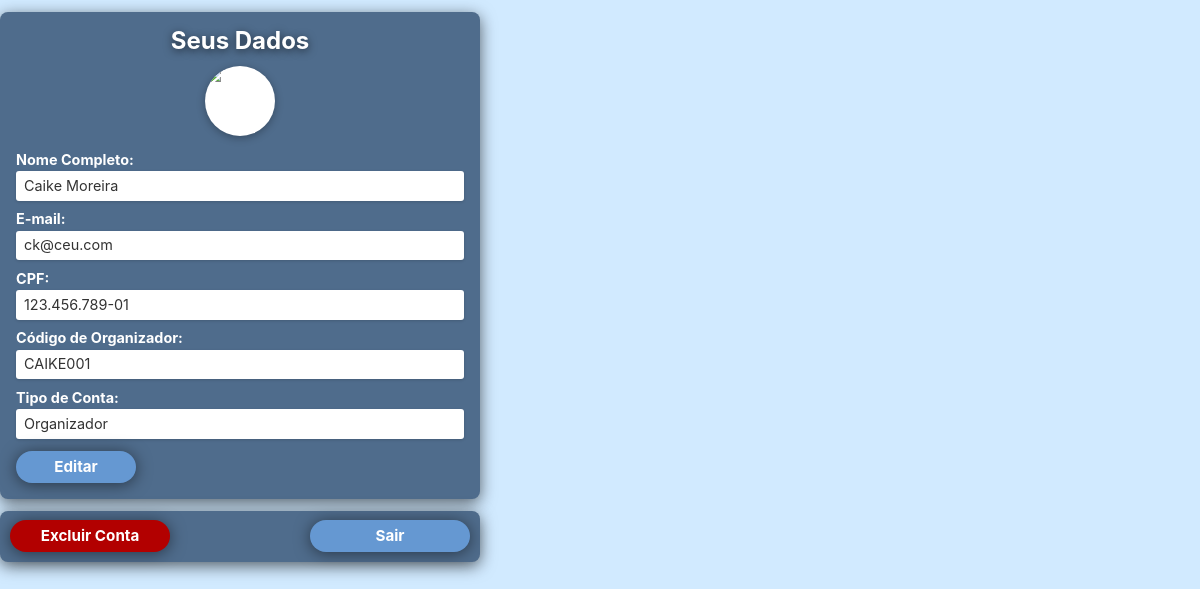
Screenshot of /PaginasParticipante/PerfilParticipante.php (signed in) with the database file from the repository.
### tables this page shows
CREATE TABLE usuario(
    CPF CHAR(11) PRIMARY KEY,
    Nome VARCHAR(100),
    Email VARCHAR(100),
    Senha VARCHAR(255),
    RA CHAR(7) NULL,
    Codigo VARCHAR(8),
    Organizador TINYINT(1) NOT NULL DEFAULT 0,
    TemaSite TINYINT(1) NOT NULL DEFAULT 0,
    FotoPerfil VARCHAR(255) NULL,
    CONSTRAINT chk_codigo_organizador CHECK (
        (Organizador = 0) OR 
        (Organizador = 1 AND Codigo IS NOT NULL)
    ),
    CONSTRAINT chk_tema_site CHECK (TemaSite IN (0,1))
);

### PaginasParticipante/PerfilParticipante.php (the view, shortened to what this page needs)
<?php
require_once '../BancoDados/conexao.php';
$cpfUsuario = $_SESSION['cpf'];
$dadosUsuario = null;
$consultaSQL = "SELECT Nome, Email, CPF, RA, Codigo, Organizador, FotoPerfil FROM usuario WHERE CPF = ?";
$declaracaoPreparada = mysqli_prepare($conexao, $consultaSQL);
if ($declaracaoPreparada) {
    mysqli_stmt_bind_param($declaracaoPreparada, "s", $cpfUsuario);
    mysqli_stmt_execute($declaracaoPreparada);
    $resultadoConsulta = mysqli_stmt_get_result($declaracaoPreparada);
    $dadosUsuario = mysqli_fetch_assoc($resultadoConsulta);
}
$siteRoot = rtrim(dirname(dirname($_SERVER['PHP_SELF'])), '/\\');
$defaultImg = $siteRoot . '/ImagensPerfis/FotodePerfil.webp';
?>
<!DOCTYPE html>
<html lang="pt-br">
<head>
    <link rel="stylesheet" href="../styleGlobal.css" />
    <link rel="stylesheet" href="../styleGlobalMobile.css" media="(max-width: 767px)" />
</head>
<body>
    <div id="main-content">
        <div class="container-perfil">
            <div class="cartao-dados">
                <h1 class="titulo-cartao">Seus Dados</h1>
                <form id="form-perfil-participante" name="perfil_participante" method="post"
                    enctype="multipart/form-data">
                    <div class="avatar-wrapper">
                        <?php
                        $fotoPerfil = $dadosUsuario['FotoPerfil'] ?? null;
                        $caminhoFoto = $fotoPerfil ? ($siteRoot . '/' . htmlspecialchars($fotoPerfil)) : $defaultImg;
                        ?>
                        <img id="avatar-visualizacao" class="avatar" src="<?php echo $caminhoFoto; ?>"
                            alt="Foto de perfil"
                            data-default-src="<?php echo $defaultImg; ?>"
                            data-site-root="<?php echo $siteRoot; ?>"
                            data-tem-foto="<?php echo $fotoPerfil ? '1' : '0'; ?>">
                    </div>
                    <div class="grupo-formulario">
                        <span class="label-formulario">Nome Completo:</span>
                        <div class="controle-formulario campo-nao-editavel"
                            data-tooltip="Para alterar este campo, entre em contato conosco através do Fale Conosco">
                            <span id="name-display">
                                <?php echo htmlspecialchars($dadosUsuario['Nome'] ?? 'Nome não encontrado'); ?>
                            </span>
                        </div>
                    </div>
                    <div class="grupo-formulario">
                        <label for="email-input">E-mail:</label>
                        <div class="controle-formulario">
                            <span id="email-display">
                                <?php echo htmlspecialchars($dadosUsuario['Email'] ?? 'Email não encontrado'); ?>
                            </span>
                        </div>
                    </div>
                    <div class="grupo-formulario">
                        <span class="label-formulario">CPF:</span>
                        <div class="controle-formulario campo-nao-editavel"
                            data-tooltip="Este campo não pode ser alterado">
                            <span id="cpf-display">
                                <?php
                                $cpfFormatado = $dadosUsuario['CPF'] ?? '';
                                if($cpfFormatado) {
                                    echo substr($cpfFormatado, 0, 3) . '.' . substr($cpfFormatado, 3, 3) . '.' . substr($cpfFormatado, 6, 3) . '-' . substr($cpfFormatado, 9, 2);
                                } else {
                                    echo 'CPF não encontrado';
                                }
                            ?>
                            </span>
                        </div>
                    </div>
                    <?php if ($dadosUsuario['Organizador']): ?>
                    <div class="grupo-formulario">
                        <span class="label-formulario">Código de Organizador:</span>
                        <div class="controle-formulario campo-nao-editavel"
                            data-tooltip="Para alterar este campo, entre em contato conosco através do Fale Conosco">
                            <span id="codigo-display">
                                <?php echo htmlspecialchars($dadosUsuario['Codigo'] ?? 'Código não encontrado'); ?>
                            </span>
                        </div>
                    </div>
                    <?php endif; ?>
                    <div class="grupo-formulario">
                        <span class="label-formulario">Tipo de Conta:</span>
                        <div class="controle-formulario campo-nao-editavel"
                            data-tooltip="Este campo não pode ser alterado">
                            <span id="tipo-conta-display">
                                <?php echo ($dadosUsuario['Organizador'] == 1) ? 'Organizador' : 'Participante'; ?>
                            </span>
                        </div>
                    </div>
                    <div class="acoes-formulario">
                        <div class="linha-botoes-principais">
                            <button type="button" class="botao botao-editar" id="btn-editar">Editar</button>
                        </div>
                    </div>
                </form>
            </div>
            <div class="barra-acoes">
                <button type="button" class="botao botao-excluir" id="btn-excluir-conta">Excluir Conta</button>
                <button type="button" class="botao botao-sair"
                    onclick="window.location.href='../PaginasPublicas/Logout.php'">Sair</button>
            </div>
        </div>
    </div>
</body>
</html>

### styleGlobal.css (style rules this page uses)
#main-content { transition: margin-left 0.3s, margin-right 0.3s; margin-left: 0; margin-right: 0; }
html, body { scrollbar-width: thin; scrollbar-color: var(--botao) var(--caixas); overflow-x: hidden; max-width: 100%; }
*, *::before, *::after { box-sizing: border-box; margin: 0; padding: 0; }
body { margin: 0; padding: 0; font-family: 'Inter', sans-serif; background-color: var(--fundo); color: var(--branco); min-height: calc(100dvh - max(env(safe-area-inset-bottom, 0px), var(--ceu-safe-bottom, 0px))); padding-bottom: max(env(safe-area-inset-bottom, 0px), var(--ceu-safe-bottom, 0px)); visibility: visible; opacity: 1; transition: opacity 0.15s ease-in; }
body:not(.js-ready) { overflow: hidden; }
.btn, .botao { border: none; cursor: pointer; border-radius: 1rem !important; box-shadow: 0rem 0.1rem 1rem var(--sombra-leve) !important; transition: transform 0.2s ease, box-shadow 0.2s ease, background-color 0.2s ease !important; will-change: transform !important; }

### styleGlobalMobile.css (style rules this page uses)
@media screen and (min-width: 1025px) { body { display: block !important; justify-content: initial !important; align-items: initial !important; min-height: auto !important; } }
@media screen and (min-width: 1025px) { #main-content { height: auto !important; overflow: visible !important; } }

### PaginasParticipante/PerfilParticipante.php (style rules this page uses)
.container-perfil { width: 30rem; max-width: 100%; display: flex; flex-direction: column; gap: 0.75rem; }
.cartao-dados { background-color: var(--caixas); border-radius: 0.5rem; padding: 1rem; box-shadow: 0 0.25rem 1rem var(--sombra-padrao); }
.avatar-wrapper { display: flex; flex-direction: column; align-items: center; gap: 0.4rem; margin-bottom: 0.5rem; }
.avatar { width: 70px; height: 70px; border-radius: 50%; object-fit: cover; box-shadow: 0 0.125rem 0.5rem rgba(0, 0, 0, .3); background: #fff; }
.titulo-cartao { color: var(--branco); font-weight: 700; font-size: 1.5rem; line-height: 1.1; text-align: center; letter-spacing: 0; text-shadow: 0 0.125rem 0.5rem var(--sombra-padrao); margin-top: 0; margin-bottom: 0.75rem; }
.grupo-formulario { margin-bottom: 0.6rem; }
label { display: block; color: var(--branco); font-weight: 700; font-size: 0.9rem; margin-bottom: 0.2rem; letter-spacing: 0; }
.controle-formulario { background-color: var(--branco); border-radius: 0.1875rem; padding: 0.3rem 0.5rem; font-size: 0.9rem; color: var(--cinza-escuro); width: 100%; line-height: 1.4; border: none; box-shadow: 0 0.0625rem 0.1875rem rgba(0, 0, 0, 0.15); margin-top: 0; margin-bottom: 0; min-height: 1.8rem; display: flex; align-items: center; }
.controle-formulario.campo-nao-editavel { cursor: help; position: relative; }
.acoes-formulario { margin-top: 0.75rem; display: flex; justify-content: center; gap: 0.5rem; flex-direction: column; align-items: center; }
.linha-botoes-principais { display: flex; justify-content: space-between; gap: 0.5rem; width: 100%; }
.botao { border: none; border-radius: 0.3125rem; color: var(--branco); font-family: 'Inter', sans-serif; font-weight: 700; font-size: 0.95rem; cursor: pointer; padding: 0.4rem 1.5rem; text-align: center; transition: opacity 0.2s ease; box-shadow: 0 0.125rem 0.25rem rgba(0, 0, 0, 0.15); background-color: var(--botao); }
.botao-editar { background-color: var(--botao); width: 7.5rem; }
.botao-excluir { background-color: var(--vermelho-escuro); width: 10rem; font-size: 0.95rem; padding: 0.4rem 0.5rem; }
.botao-sair { background-color: var(--botao); width: 10rem; font-size: 0.95rem; padding: 0.4rem 0.5rem; }
.barra-acoes { display: flex; justify-content: space-between; gap: 0.75rem; background: var(--caixas); border-radius: 0.5rem; box-shadow: 0 0.25rem 1rem var(--sombra-padrao); padding: 0.6rem; width: 30rem; max-width: 100%; box-sizing: border-box; }
.label-formulario { display: block; color: var(--branco); font-weight: 700; font-size: 0.9rem; margin-bottom: 0.2rem; letter-spacing: 0; }

### rows the page displays
usuario: Nome "Caike Moreira", Email "ck@ceu.com", CPF "123", CPF "456", CPF "789", CPF "01", Codigo "CAIKE001"
